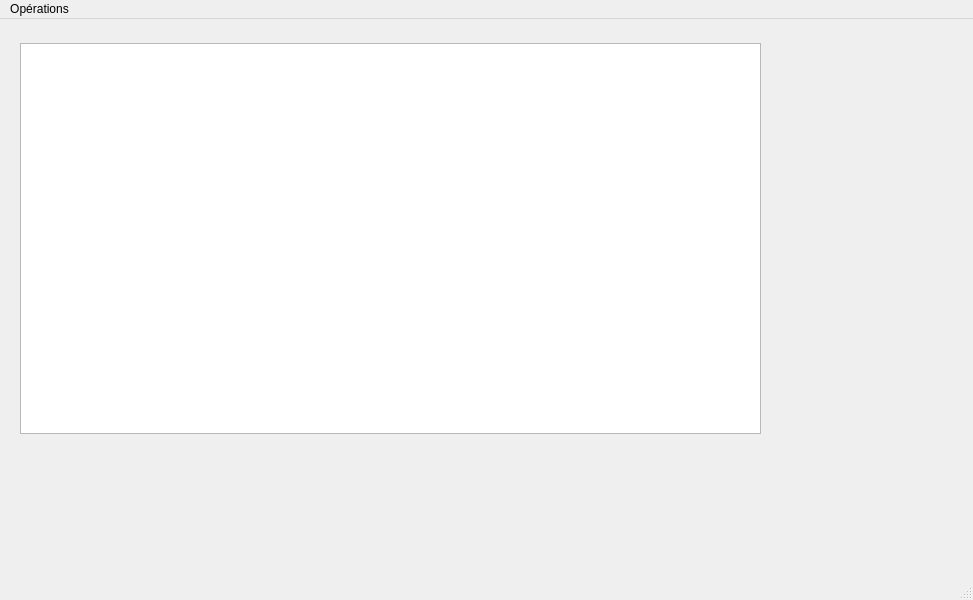
<?xml version="1.0" encoding="UTF-8"?>
<ui version="4.0">
 <class>CirconscriptionGUI</class>
 <widget class="QMainWindow" name="CirconscriptionGUI">
  <property name="geometry">
   <rect>
    <x>0</x>
    <y>0</y>
    <width>973</width>
    <height>600</height>
   </rect>
  </property>
  <property name="windowTitle">
   <string>CirconscriptionGUI</string>
  </property>
  <widget class="QWidget" name="centralwidget">
   <widget class="QTextEdit" name="affichage">
    <property name="geometry">
     <rect>
      <x>20</x>
      <y>24</y>
      <width>741</width>
      <height>391</height>
     </rect>
    </property>
   </widget>
  </widget>
  <widget class="QMenuBar" name="menubar">
   <property name="geometry">
    <rect>
     <x>0</x>
     <y>0</y>
     <width>973</width>
     <height>22</height>
    </rect>
   </property>
   <widget class="QMenu" name="menuMenu">
    <property name="title">
     <string>Opérations</string>
    </property>
    <widget class="QMenu" name="menuInscription_d_une_personne">
     <property name="title">
      <string>Inscription d’une personne</string>
     </property>
     <addaction name="actionCandidate"/>
     <addaction name="actionElecteur"/>
    </widget>
    <addaction name="menuInscription_d_une_personne"/>
    <addaction name="actionD_sinscription_d_une_personne"/>
    <addaction name="actionQuitter"/>
   </widget>
   <addaction name="menuMenu"/>
  </widget>
  <widget class="QStatusBar" name="statusbar"/>
  <action name="actionCandidate">
   <property name="text">
    <string>Candidate</string>
   </property>
  </action>
  <action name="actionElecteur">
   <property name="text">
    <string>Electeur</string>
   </property>
  </action>
  <action name="actionD_sinscription_d_une_personne">
   <property name="text">
    <string>Désinscription d'une personne</string>
   </property>
  </action>
  <action name="actionQuitter">
   <property name="text">
    <string>Quitter</string>
   </property>
  </action>
 </widget>
 <resources/>
 <connections>
  <connection>
   <sender>actionQuitter</sender>
   <signal>triggered()</signal>
   <receiver>CirconscriptionGUI</receiver>
   <slot>close()</slot>
   <hints>
    <hint type="sourcelabel">
     <x>-1</x>
     <y>-1</y>
    </hint>
    <hint type="destinationlabel">
     <x>399</x>
     <y>299</y>
    </hint>
   </hints>
  </connection>
  <connection>
   <sender>actionCandidate</sender>
   <signal>triggered()</signal>
   <receiver>CirconscriptionGUI</receiver>
   <slot>dialogCandidate()</slot>
   <hints>
    <hint type="sourcelabel">
     <x>-1</x>
     <y>-1</y>
    </hint>
    <hint type="destinationlabel">
     <x>399</x>
     <y>299</y>
    </hint>
   </hints>
  </connection>
  <connection>
   <sender>actionElecteur</sender>
   <signal>triggered()</signal>
   <receiver>CirconscriptionGUI</receiver>
   <slot>dialogElecteur()</slot>
   <hints>
    <hint type="sourcelabel">
     <x>-1</x>
     <y>-1</y>
    </hint>
    <hint type="destinationlabel">
     <x>399</x>
     <y>299</y>
    </hint>
   </hints>
  </connection>
  <connection>
   <sender>actionD_sinscription_d_une_personne</sender>
   <signal>triggered()</signal>
   <receiver>CirconscriptionGUI</receiver>
   <slot>dialogDesinscrire()</slot>
   <hints>
    <hint type="sourcelabel">
     <x>-1</x>
     <y>-1</y>
    </hint>
    <hint type="destinationlabel">
     <x>399</x>
     <y>299</y>
    </hint>
   </hints>
  </connection>
 </connections>
 <slots>
  <slot>dialogElecteur()</slot>
  <slot>dialogCandidate()</slot>
  <slot>dialogDesinscrire()</slot>
 </slots>
</ui>
